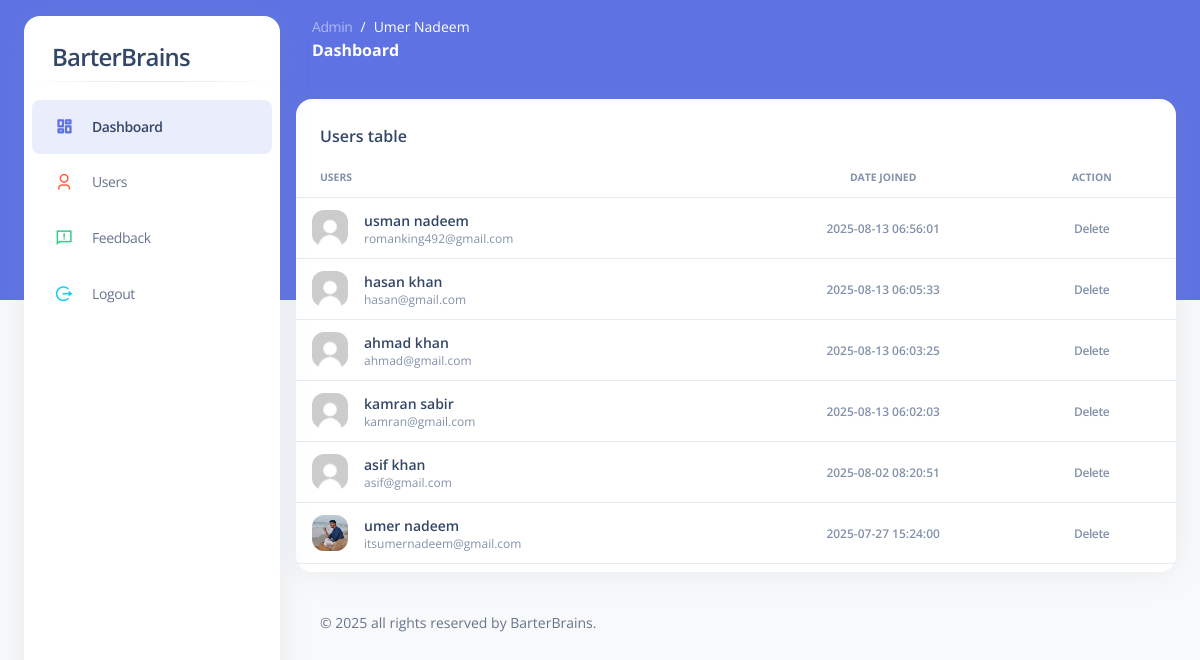
/admin/users-table.php (signed in), run on the app's committed database.
### tables this page shows
CREATE TABLE `users` (
  `id` int(11) NOT NULL,
  `first_name` varchar(50) NOT NULL,
  `last_name` varchar(50) NOT NULL,
  `email` varchar(100) NOT NULL,
  `password` varchar(255) NOT NULL,
  `teach_skills` text DEFAULT NULL,
  `learn_skills` text DEFAULT NULL,
  `profile_photo` varchar(255) DEFAULT NULL,
  `cover_photo` varchar(255) DEFAULT NULL,
  `city` varchar(100) DEFAULT NULL,
  `country` varchar(100) DEFAULT NULL,
  `profession` varchar(100) DEFAULT NULL,
  `about` text DEFAULT NULL,
  `role` varchar(20) NOT NULL DEFAULT 'user',
  `created_at` timestamp NOT NULL DEFAULT current_timestamp()
);

### admin/users-table.php (the view, shortened to what this page needs)
<!DOCTYPE html>
<html>
<head>
  <link href="assets/css/nucleo-icons.css" rel="stylesheet" />
  <link href="assets/css/nucleo-svg.css" rel="stylesheet" />
  <link
    href="https://cdn.jsdelivr.net/npm/remixicon/fonts/remixicon.css"
    rel="stylesheet" />
  <link
    href="assets/css/argon-dashboard-tailwind.css?v=1.0.1"
    rel="stylesheet" />
</head>
<body
  class="m-0 font-sans text-base antialiased font-normal dark:bg-slate-900 leading-default bg-gray-50 text-slate-500">
  <?php
  include "components/sideBar.php";
  ?>
  <main
    class="relative h-full max-h-screen transition-all duration-200 ease-in-out xl:ml-68 rounded-xl">
    <?php
    include "components/navBar.php";
    ?>
    <div class="w-full px-6 py-6 mx-auto">
      <div class="flex flex-wrap -mx-3">
        <div class="flex-none w-full max-w-full px-3">
          <div
            class="relative flex flex-col min-w-0 mb-6 break-words bg-white border-0 border-transparent border-solid shadow-xl dark:bg-slate-850 dark:shadow-dark-xl rounded-2xl bg-clip-border">
            <div
              class="p-6 pb-0 mb-0 border-b-0 border-b-solid rounded-t-2xl border-b-transparent">
              <h6 class="dark:text-white">Users table</h6>
            </div>
            <div class="flex-auto px-0 pt-0 pb-2">
              <div class="p-0 overflow-x-auto">
                <?php
                include "../config.php";
                $sql = "SELECT id, first_name, last_name, email, profile_photo, created_at
                        FROM users ORDER BY created_at DESC";
                $result = mysqli_query($connect, $sql);
                if (mysqli_num_rows($result) > 0) {
                ?>
                  <table
                    class="items-center w-full mb-0 align-top border-collapse dark:border-white/40 text-slate-500">
                    <thead class="align-bottom">
                      <tr>
                        <th
                          class="px-6 py-3 font-bold text-left uppercase align-middle bg-transparent border-b border-collapse shadow-none dark:border-white/40 dark:text-white text-xxs border-b-solid tracking-none whitespace-nowrap text-slate-400">
                          Users
                        </th>
                        <th
                          class="px-6 py-3 font-bold text-center uppercase align-middle bg-transparent border-b border-collapse shadow-none dark:border-white/40 dark:text-white text-xxs border-b-solid tracking-none whitespace-nowrap text-slate-400">
                          Date Joined
                        </th>
                        <th
                          class="px-6 py-3 font-bold text-center uppercase align-middle bg-transparent border-b border-collapse shadow-none dark:border-white/40 dark:text-white text-xxs border-b-solid tracking-none whitespace-nowrap text-slate-400">
                          Action
                        </th>
                      </tr>
                    </thead>
                    <tbody>
                      <?php
                      while ($row = mysqli_fetch_assoc($result)) {
                      ?>
                        <tr>
                          <td
                            class="p-2 align-middle bg-transparent border-b dark:border-white/40 whitespace-nowrap shadow-transparent">
                            <div class="flex px-2 py-1">
                              <div>
                                <img
                                  src="<?= !empty($row['profile_photo']) ? '../uploads/' . $row['profile_photo'] : '../assets/profile-img.jpg' ?>"
                                  class="inline-flex items-center justify-center mr-4 text-sm text-white transition-all duration-200 ease-in-out h-9 w-9 rounded-xl"
                                  alt="user3" />
                              </div>
                              <div class="flex flex-col justify-center">
                                <h6
                                  class="mb-0 text-sm leading-normal dark:text-white">
                                  <?= $row['first_name'] . ' ' . $row['last_name']; ?>
                                </h6>
                                <p
                                  class="mb-0 text-xs leading-tight dark:text-white dark:opacity-80 text-slate-400">
                                  <?= $row['email'] ?>
                                </p>
                              </div>
                            </div>
                          </td>
                          <td
                            class="p-2 text-center align-middle bg-transparent border-b dark:border-white/40 whitespace-nowrap shadow-transparent">
                            <span
                              class="text-xs font-semibold leading-tight dark:text-white dark:opacity-80 text-slate-400"><?= $row['created_at']; ?></span>
                          </td>
                          <td
                            class="p-2 text-center align-middle bg-transparent border-b dark:border-white/40 whitespace-nowrap shadow-transparent">
                            <a
                              href="delete-user.php?id=<?= urlencode($row['id']); ?>"
                              onclick="return confirm('Are you sure you want to delete this user?');"
                              class="text-xs font-semibold leading-tight dark:text-white dark:opacity-80 text-slate-400">
                              Delete
                            </a>
                          </td>
                        </tr>
                      <?php } ?>
                    </tbody>
                  </table>
                <?php } ?>
              </div>
            </div>
          </div>
        </div>
      </div>
      <footer class="pt-4">
        <div class="w-full px-6 mx-auto">
          <div class="flex flex-wrap items-center -mx-3 lg:justify-between">
            <div
              class="w-full max-w-full px-3 mt-0 mb-6 shrink-0 lg:mb-0 lg:w-1/2 lg:flex-none">
              <div
                class="text-sm leading-normal text-center text-slate-500 lg:text-left">
                © 2025 all rights reserved by BarterBrains.
              </div>
            </div>
          </div>
        </div>
      </footer>
    </div>
  </main>
</body>
<script src="assets/js/argon-dashboard-tailwind.js?v=1.0.1" async></script>
</html>

### data on the page
users: first_name "usman", last_name "nadeem", email "romanking492@gmail.com", created_at "2025-08-13 06:56:01"
users: first_name "hasan", last_name "khan", email "hasan@gmail.com", created_at "2025-08-13 06:05:33"
users: first_name "ahmad", last_name "khan", email "ahmad@gmail.com", created_at "2025-08-13 06:03:25"
users: first_name "kamran", last_name "sabir", email "kamran@gmail.com", created_at "2025-08-13 06:02:03"
users: first_name "asif", last_name "khan", email "asif@gmail.com", created_at "2025-08-02 08:20:51"
users: profile_photo (picture), first_name "umer", last_name "nadeem", email "itsumernadeem@gmail.com", created_at "2025-07-27 15:24:00"

### other printed values
$_SESSION['first_name'] "Umer"
$_SESSION['last_name'] "Nadeem"
